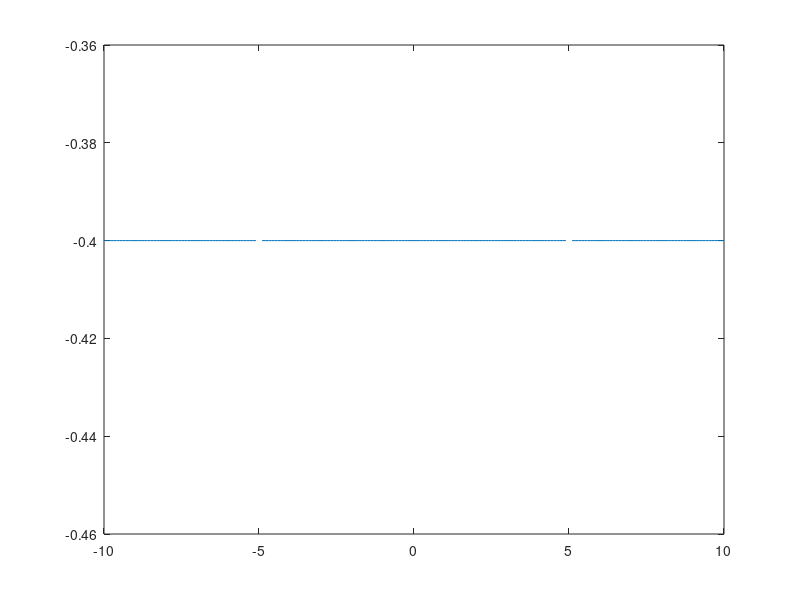

Write the MATLAB code that produced this figure.
s = 10e-20;
r = 10;
b = 0;
xlim = 10;
x = [-xlim:0.1:xlim];

y = s./(x+r/2-b)+s./(r/2+b-x)-4/r;
sumy = sum(y(20:120));

plot(x,y);